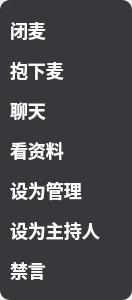
<?xml version="1.0" encoding="UTF-8"?>
<ui version="4.0">
 <class>MenuHomeownerRight</class>
 <widget class="QDialog" name="MenuHomeownerRight">
  <property name="geometry">
   <rect>
    <x>0</x>
    <y>0</y>
    <width>132</width>
    <height>300</height>
   </rect>
  </property>
  <property name="windowTitle">
   <string>Dialog</string>
  </property>
  <layout class="QVBoxLayout" name="verticalLayout">
   <property name="spacing">
    <number>0</number>
   </property>
   <property name="leftMargin">
    <number>0</number>
   </property>
   <property name="topMargin">
    <number>0</number>
   </property>
   <property name="rightMargin">
    <number>0</number>
   </property>
   <property name="bottomMargin">
    <number>0</number>
   </property>
   <item>
    <widget class="QWidget" name="widget" native="true">
     <property name="styleSheet">
      <string notr="true">QWidget{
background: #36383B;
border-radius: 10px;
}


QPushButton {
     border:none;
text-align: left;
font-family: &quot;微软雅黑&quot;;
font-weight: 500;
font-size: 18px;
color: rgba(255, 255, 255, 1);
line-height: 25px;   
}

QPushButton::hover{
border:none;
 background-color: #5A5D61;

     border:none;
text-align: left;
font-family: &quot;微软雅黑&quot;;
font-weight: 500;
font-size: 18px;
color: rgba(255, 255, 255, 1);
line-height: 25px;   
}

</string>
     </property>
     <layout class="QVBoxLayout" name="verticalLayout_2">
      <property name="spacing">
       <number>0</number>
      </property>
      <property name="leftMargin">
       <number>10</number>
      </property>
      <property name="topMargin">
       <number>10</number>
      </property>
      <property name="rightMargin">
       <number>10</number>
      </property>
      <property name="bottomMargin">
       <number>10</number>
      </property>
      <item>
       <widget class="QPushButton" name="pushButton">
        <property name="minimumSize">
         <size>
          <width>0</width>
          <height>40</height>
         </size>
        </property>
        <property name="styleSheet">
         <string notr="true"/>
        </property>
        <property name="text">
         <string>闭麦</string>
        </property>
       </widget>
      </item>
      <item>
       <widget class="QPushButton" name="pushButton_2">
        <property name="minimumSize">
         <size>
          <width>0</width>
          <height>40</height>
         </size>
        </property>
        <property name="text">
         <string>抱下麦</string>
        </property>
       </widget>
      </item>
      <item>
       <widget class="QPushButton" name="pushButton_10">
        <property name="minimumSize">
         <size>
          <width>0</width>
          <height>40</height>
         </size>
        </property>
        <property name="text">
         <string>聊天</string>
        </property>
       </widget>
      </item>
      <item>
       <widget class="QPushButton" name="pushButton_9">
        <property name="minimumSize">
         <size>
          <width>0</width>
          <height>40</height>
         </size>
        </property>
        <property name="text">
         <string>看资料</string>
        </property>
       </widget>
      </item>
      <item>
       <widget class="QPushButton" name="pushButton_12">
        <property name="minimumSize">
         <size>
          <width>0</width>
          <height>40</height>
         </size>
        </property>
        <property name="text">
         <string>设为管理</string>
        </property>
       </widget>
      </item>
      <item>
       <widget class="QPushButton" name="pushButton_13">
        <property name="minimumSize">
         <size>
          <width>0</width>
          <height>40</height>
         </size>
        </property>
        <property name="text">
         <string>设为主持人</string>
        </property>
       </widget>
      </item>
      <item>
       <widget class="QPushButton" name="pushButton_14">
        <property name="minimumSize">
         <size>
          <width>0</width>
          <height>40</height>
         </size>
        </property>
        <property name="text">
         <string>禁言</string>
        </property>
       </widget>
      </item>
     </layout>
    </widget>
   </item>
  </layout>
 </widget>
 <resources/>
 <connections/>
</ui>
